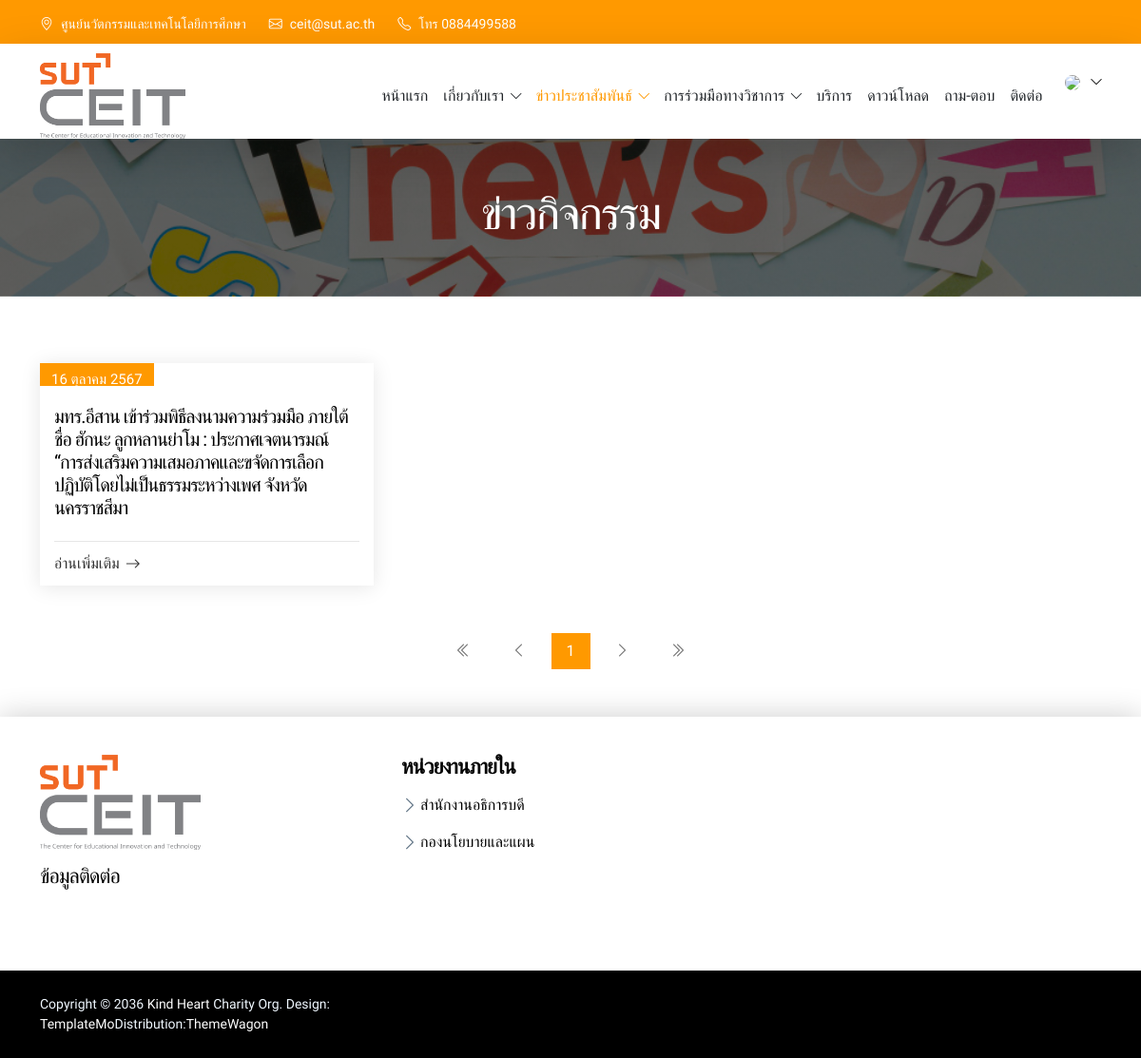
Page /member/newsactivity.php?page=1 on the committed database.
### tables this page shows
CREATE TABLE `contact` (
  `contact_no` int(11) NOT NULL COMMENT 'เลขที่ติดต่อ',
  `contact_address` varchar(255) NOT NULL COMMENT 'ที่อยู่ : หน่วยงาน',
  `contact_university` varchar(500) NOT NULL COMMENT 'ที่อยู่ : ศูนย์นวัตรกรรม',
  `contact_tel` varchar(20) NOT NULL COMMENT 'เบอร์โทรศัพท์',
  `contact_email` varchar(255) NOT NULL COMMENT 'อีเมล'
);

CREATE TABLE `news` (
  `news_no` int(11) NOT NULL COMMENT 'เลขที่ข่าว',
  `news_title` varchar(255) NOT NULL COMMENT 'หัวข้อข่าว',
  `news_date` date NOT NULL COMMENT 'วัน/เดือน/ปี ที่ลงข่าว',
  `news_img` varchar(255) NOT NULL COMMENT 'รูปภาพข่าว',
  `viewership` int(10) NOT NULL COMMENT 'จำนวนผู้เข้าชม',
  `news_details` varchar(500) NOT NULL COMMENT 'รายละเอียดข่าว',
  `news_type` varchar(40) NOT NULL COMMENT 'ประเภทข่าว{1:ประชาสัมพันธ์, 2:กิจกรรม}',
  `news_gallery` text NOT NULL COMMENT 'เก็บรูปได้หลายรูป'
);

### member/newsactivity.php (the view, shortened to what this page needs)
<!doctype html>
<html lang="en">
<head>
    <link href="../assets/css/bootstrap.min.css" rel="stylesheet">
    <link href="../assets/vendor/bootstrap-icons/bootstrap-icons.css" rel="stylesheet">
    <link href="../assets/vendor/boxicons/css/boxicons.min.css" rel="stylesheet">
    <link href="../assets/css/main.css" rel="stylesheet">
    <link href="../assets/vendor/aos/aos.css" rel="stylesheet">
</head>
<body>
    <?php include("menu.php") ?>
    <section class="news-header text-center">
        <div class="container">
            <div class="col-lg-12 col-12">
                <h1>ข่าวกิจกรรม</h1>
            </div>
        </div>
    </section>
    <section class="section-padding blog-posts">
        <div class="container">
            <?php function DateThai($strDate)
            {
                $strYear = date("Y", strtotime($strDate)) + 543;
                $strMonth = date("n", strtotime($strDate));
                $strDay = date("j", strtotime($strDate));
                $strMonthCut = array("", "มกราคม.", "กุมภาพันธ์", "มีนาคม", "เมษายน", "พฤษภาคม", "มิถุนายน", "กรกฎาคม", "สิงหาคม", "กันยายน", "ตุลาคม", "พฤศจิกายน", "ธันวาคม");
                $strMonthThai = $strMonthCut[$strMonth];
                return "$strDay $strMonthThai $strYear";
            }
            ?>
            <div class="row gy-4">
                <?php
                $e_page = 9;
                $s_page=0;
                if (isset($_GET['page']) || (isset($_GET['page'])) && $_GET['page'] == 1) {
                    $s_page = 0;
                } else {
                    $s_page = $_GET['page'] - 1;
                    $step_num = $_GET['page'] - 1;
                    $s_page = $s_page * $e_page;
                }
                $sql = "SELECT * FROM news WHERE news_type=2 limit " . $s_page . ",$e_page";
                $query = mysqli_query($conn, $sql);
                while ($row = mysqli_fetch_assoc($query)) { ?>
                    <div class="col-lg-4">
                        <article class="position-relative h-100">
                            <div class="post-img position-relative overflow-hidden">
                                <span class="post-date"><?php echo DateThai($row['news_date']) ?></span>
                            </div>
                            <a href="newsdetail.php?news_no=<?php echo $row['news_no'] ?>" class="post-content d-flex flex-column">
                                <h5 class="post-title">
                                    <?php echo $row['news_title'] ?>
                                </h5>
                                <hr>
                                <div class="readmore stretched-link">
                                    <span>อ่านเพิ่มเติม</span>
                                    <i class="bi bi-arrow-right"></i>
                                </div>
                            </a>
                        </article>
                    </div>
                <?php }
                ?>
            </div>
        </div>
    </section>
    <?php
        page_navi(9,(isset($_GET['page']))?$_GET['page']:1,$e_page);
    ?>
    <?php function page_navi($total_item, $cur_page, $per_page = 9, $query_str = "", $min_page = 5)
    {
        $total_page = ceil($total_item / $per_page);
        $cur_page = (isset($cur_page)) ? $cur_page : 1;
        $diff_page = NULL;
        $limit_page = $min_page;
        $f_num_page = ($cur_page <= $min_page) ? 1 : (floor($cur_page / $min_page) * $min_page) + 1;
        if ($diff_page > $min_page) {
            $limit_page = ($min_page + $f_num_page) - 1;
        } else {
            if (isset($diff_page)) {
                $limit_page = $total_page;
            } else {
                $limit_page = $min_page;
            }
        }
        $show_page = ($total_page <= $min_page) ? $total_page : $limit_page;
        $prev_page = $cur_page - 1;
        $next_page = $cur_page + 1;
        $query_str = "";
        $mark_char = ($query_str != "") ? "&" : "?"; ?>
        <section class="blog-pagination">
            <div class="container">
                <div class="d-flex justify-content-center">
                    <ul>
                        <li><a href="<?php echo $query_str.$mark_char.'page=1' ?>"><i class="bi bi-chevron-double-left"></i></a></li>
                        <li <?php echo (($cur_page==1)?'disabled':'') ?>><a href="<?php echo $query_str.$mark_char.'page='.$prev_page ?>"><i class="bi bi-chevron-left"></i></a></li>
                        <?php
                            for ($i = $f_num_page; $i<=$show_page;$i++) {
                                echo '<li>
                                    <a href="'.$query_str.$mark_char.'page='.$i.'" class="'.(($i==$cur_page)?"active":"").'">'.$i.'</a>
                                </li>';
                            }
                        ?>
                        <li><a href="<?php echo $query_str.$mark_char.'page='.$next_page ?>" <?php echo (($next_page>$total_page)?"disabled":"")?>><i class="bi bi-chevron-right"></i></a></li>
                        <li><a href="<?php echo $query_str.$mark_char.'page='.$total_page ?>"><i class="bi bi-chevron-double-right"></i></a></li>
                    </ul>
                </div>
            </div>
        </section>
    <?php }
    ?>
    <?php
        include("footer.php");
    ?>
</body>

### member/menu.php (shortened to what this page needs)
<?php require_once '../database/connect.php';
$menu=basename($_SERVER['PHP_SELF']);
?>
<header class="site-header">
    <div class="container">
        <div class="row">
            <?php
                $sqlcon = "SELECT * FROM contact";
                $querycon = mysqli_query($conn,$sqlcon);
                $resultcon = mysqli_fetch_assoc($querycon);
            ?>
            <div class="col-lg-8 col-12 d-flex flex-wrap">
                <p class="d-flex me-4 mb-0">
                    <i class="bi-geo-alt me-2"></i>
                    ศูนย์นวัตกรรมและเทคโนโลยีการศึกษา
                </p>
                <p class="d-flex me-4 mb-0">
                    <i class="bi-envelope me-2"></i>
                    <a href="patchare.sr@rmuti.ac.th">
                        <?php echo $resultcon['contact_email']; ?>
                    </a>
                </p>
                <p class="d-flex mb-0">
                    <i class="bi bi-telephone me-2"></i>
                    โทร <?php echo $resultcon['contact_tel']; ?>
                </p>
            </div>
        </div>
    </div>
</header>
<nav class="navbar navbar-expand-lg shadow-lg">
    <div class="container">
        <a href="index.php">
            <img src="../assets/img/logo.png" height="90px" alt="">
        </a>
        <div class="collapse navbar-collapse" id="navbarNav">
            <ul class="navbar-nav ms-auto">
                <li class="nav-item" >
                    <a class="nav-link <?php echo ($menu=='index.php'?'active':'') ?>" href="index.php">หน้าแรก</a>
                </li>
                <li class="nav-item dropdown">
                    <a class="nav-link click-scroll dropdown-toggle <?php echo ($menu=='examSchedule.php'|| $menu=='mission.php'|| $menu=='people.php'?'active':'') ?>" href="#"
                        id="navbarLightDropdownMenuLink" role="button" data-bs-toggle="dropdown"
                        aria-expanded="false">เกี่ยวกับเรา</a>
                </li>
                <li class="nav-item dropdown">
                    <a class="nav-link click-scroll dropdown-toggle <?php echo ($menu=='news.php'|| $menu=='newsactivity.php'|| $menu=='newsdetail.php'|| $menu=='newsall.php'?' active':'') ?>" href="#"
                        id="navbarLightDropdownMenuLink" role="button" data-bs-toggle="dropdown"
                        aria-expanded="false">ข่าวประชาสัมพันธ์</a>
                </li>
                <li class="nav-item dropdown">
                    <a class="nav-link click-scroll dropdown-toggle <?php echo ($menu=='DBmou.php'|| $menu=='DBactivity.php'|| $menu=='moAgency.php'|| $menu=='moDetails.php'|| $menu=='actAgency.php'|| $menu=='actDetails.php'|| $menu=='mouDB.php'|| $menu=='activityDB.php'|| $menu=='mouSystem.php'|| $menu=='mouEdit.php'|| $menu=='activitySystem.php'|| $menu=='activityEdit.php'?' active':'') ?>" href="#"
                        id="navbarLightDropdownMenuLink" role="button" data-bs-toggle="dropdown"
                        aria-expanded="false">การร่วมมือทางวิชาการ</a>
                </li>
                <li class="nav-item">
                    <a class="nav-link <?php echo ($menu=='service.php'|| $menu=='SVdetail.php'?'active':'') ?>" href="service.php">บริการ</a>
                </li>
                <li class="nav-item">
                    <a class="nav-link <?php echo ($menu=='download.php'?'active':'') ?>" href="download.php">ดาวน์โหลด</a>
                </li>
                <li class="nav-item">
                    <a class="nav-link <?php echo ($menu=='qa.php'?'active':'') ?>" href="qa.php">ถาม-ตอบ</a>
                </li>
                <li class="nav-item">
                    <a class="nav-link <?php echo ($menu=='contact.php'?'active':'') ?>" href="contact.php">ติดต่อ</a>
                </li>
                <li class="nav-item dropdown ms-3">
                    <a class="nav-profile click-scroll dropdown-toggle <?php echo ($menu=='peofileEdit.php'?'active':'') ?>" href="#"
                        id="navbarLightDropdownMenuLink" role="button" data-bs-toggle="dropdown"
                        aria-expanded="false">
                        <img src="../pic/logo/<?php echo $_SESSION['ag_img']; ?>" class="rounded-circle">
                    </a>
                </li>
            </ul>
        </div>
    </div>
</nav>

### assets/css/main.css (style rules this page uses)
:root { --white-color: #ffffff; --primary-color: #FF9900; --secondary-color: #000000; --default-color: #212529; --section-bg-color: #f0f8ff; --site-footer-bg-color: #ffffff; --dark-color: #000000; --body-font-family: 'Mitr', sans-serif; --h1-font-size: 52px; --h2-font-size: 46px; --h3-font-size: 32px; --h4-font-size: 28px; --h5-font-size: 24px; --h6-font-size: 22px; --p-font-size: 16px; --btn-font-size: 18px; --copyright-font-size: 14px; --border-radius-large: 100px; --border-radius-medium: 20px; --border-radius-small: 10px; --font-weight-light: 300; --font-weight-normal: 400; --font-weight-semibold: 600; --font-weight-bold: 700; }
body { background-color: var(--white-color); font-family: var(--body-font-family); }
h2, h3, h4, h5, h6 { color: var(--dark-color); }
h1, h2, h3, h4, h5, h6 { font-weight: var(--font-weight-semibold); letter-spacing: -1px; }
h1 { font-size: var(--h1-font-size); font-weight: var(--font-weight-bold); letter-spacing: -2px; }
h5 { color: var(--seconary-color); font-size: var(--h5-font-size); }
ul li { color: var(--p-color); font-size: var(--p-font-size); font-weight: var(--font-weight-normal); }
a, button { touch-action: manipulation; transition: all 0.3s; }
a { color: var(--p-color); text-decoration: none; }
.news-header { background: linear-gradient(rgba(0, 0, 0, 0.6),rgba(0, 0, 0, .6)), url(../img/news-header.jpg); background-repeat: no-repeat; background-position: center; background-size: cover; position: relative; padding-top: 50px; padding-bottom: 50px; }
.news-header h1 { color: var(--white-color); font-weight: 400; font-size: 48px; }
.blog-posts article { background-color: var(--white-color); box-shadow: 0px 2px 20px rgba(0, 0, 0, 0.1); transition: 0.3s; padding-bottom: 15px; margin-right: 5px; }
.blog-posts .post-date { background-color: var(--primary-color); color: var(--white-color); position: absolute; left: 0; text-transform: uppercase; font-size: 15px; padding: 6px 12px; font-weight: 500; }
.blog-posts .post-content { padding: 15px; }
.blog-posts .post-title { font-size: 20px; color: var(--dark-color); font-weight: 400; transition: 0.3s; margin-top: 5px; margin-bottom: 40px; }
.blog-posts hr { color: color-mix(in srgb, var(--dark-color), transparent 60%); position: absolute; bottom: 30px; left: 15px; right: 15px; }
.blog-posts .readmore { position: absolute; bottom: 15px; left: 15px; right: 15px; display: flex; align-items: center; font-weight: 500; line-height: 1; transition: 0.3s; color: color-mix(in srgb, var(--dark-color), transparent 20%); }
.blog-posts .readmore i { line-height: 0; margin-left: 6px; font-size: 16px; }
.blog-pagination { padding-top: 0; padding-bottom: 50px; color: var(--dark-color); }
.blog-pagination ul { display: flex; padding: 0; margin: 0; list-style: none; }
.blog-pagination li { margin: 0 5px; transition: 0.3s; }
.blog-pagination li a { color: color-mix(in srgb, var(--dark-color), transparent 40%); padding: 7px 16px; display: flex; align-items: center; justify-content: center; }
.blog-pagination li a.active, .blog-pagination li a:hover { background: var(--primary-color); color: var(--white-color); }
.section-padding { padding-top: 70px; padding-bottom: 50px; }
.navbar { background: var(--white-color); z-index: 9; padding-top: 10px; padding-bottom: 0; }
.navbar-expand-lg .navbar-nav .nav-link { margin-right: 0; margin-left: 0; }
.navbar-nav .nav-link { display: inline-block; color: var(--p-color); font-size: var(--p-font-size); font-weight: var(--font-weight-medium); position: relative; padding-top: 15px; padding-bottom: 15px; }
.navbar-nav .nav-link.active, .navbar-nav .nav-link:hover { background: transparent; color: var(--primary-color); }
.navbar .nav-profile { color: var(--dark-color); }
.navbar .nav-profile img { max-height: 50px; }
.dropdown-toggle::after { content: "\f282"; display: inline-block; font-family: bootstrap-icons !important; font-size: var(--copyright-font-size); font-style: normal; font-weight: normal !important; font-variant: normal; text-transform: none; line-height: 1; vertical-align: -.125em; -webkit-font-smoothing: antialiased; -moz-osx-font-smoothing: grayscale; position: relative; left: 2px; border: 0; }
.site-header { background: var(--primary-color); padding-top: 15px; padding-bottom: 10px; }
.site-header p, .site-header p a, .site-header .social-icon-link { color: var(--white-color); font-size: var(--copyright-font-size); }
.justify-content-center { justify-content: center !important; }

### rows in the picture
contact: contact_email "ceit@sut.ac.th", contact_tel "0884499588"
news: news_date "16 ตุลาคม 2567", news_title "มทร.อีสาน เข้าร่วมพิธีลงนามความร่วมมือ ภายใต้ชื่อ ฮักนะ ลูกหลานย่าโม : ประกาศเจตนารมณ์ “การส่งเสริมความเสมอภาคและขจัดการเลือกปฏิบัติโดยไม่เป็นธรรมระหว่างเพศ จังหวัดนครราชสีมา"
